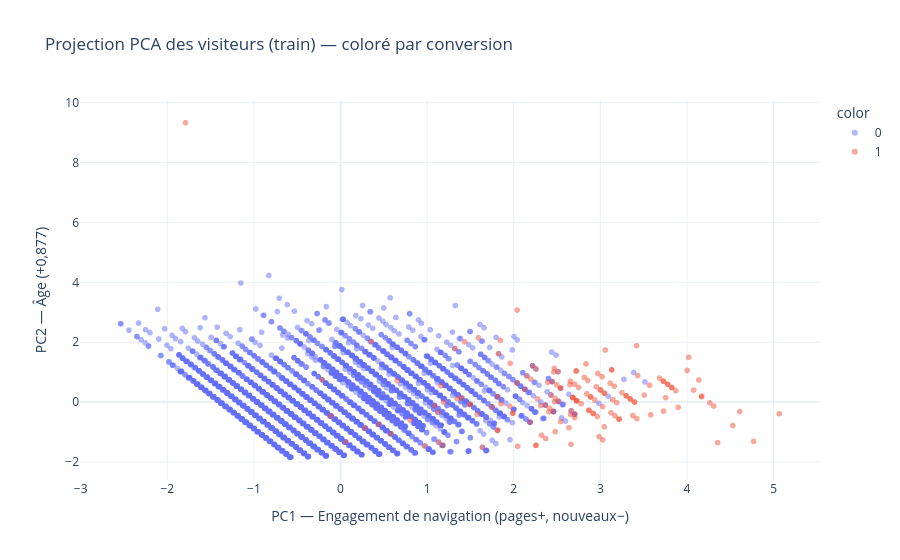

The cell this chart's notebook holds for it:
### Markdown cell above
## Partie 1bis : Segmentation et réduction de dimension

Objectif : vérifier si les visiteurs se regroupent en profils naturels, et réduire la dimension des features encodées pour la visualisation.

**Attention** : Tout est fait **sur `X_train` uniquement** pour éviter tout data leakage.
Les clusters ne sont pas utilisés comme feature dans le modèle supervisé final ;
ils servent à l'analyse exploratoire et aux recommandations.

### Code cell
from sklearn.decomposition import PCA
# PCA / ACP : : Analyse en Composantes Principales pour réduction dimensionnalité

# On ajuste le préprocesseur sur le train uniquement
X_train_proc = preprocessor.fit_transform(X_train)
feature_names = preprocessor.get_feature_names_out()

# PCA : réduction de dimension pour visualisation
pca = PCA(n_components=2, random_state=42)
X_train_pca = pca.fit_transform(X_train_proc)

print("Variance expliquée :")
for i, v in enumerate(pca.explained_variance_ratio_):
    print(f"  PC{i+1} : {v:.3f}")
print(f"  Cumulé : {pca.explained_variance_ratio_.sum():.3f}")

# Contributions des features aux deux axes
pca_df = pd.DataFrame(
    pca.components_.T,
    index=feature_names,
    columns=["PC1", "PC2"]
)
display(pca_df.round(3))

# Nuage 2D coloré par conversion
pca_visu = pd.DataFrame(X_train_pca, columns=["PC1", "PC2"])
pca_visu["converted"] = Y_train.values

fig_pca = px.scatter(
    pca_visu.sample(5000, random_state=42),
    x="PC1", y="PC2", color=pca_visu["converted"].astype(str).sample(5000, random_state=42),
    title="Projection PCA des visiteurs (train) — coloré par conversion",
    opacity=0.5,
)
fig_pca.update_xaxes(title_text="PC1 — Engagement de navigation (pages+, nouveaux−)")
fig_pca.update_yaxes(title_text="PC2 — Âge (+0,877)")
fig_pca.show()

### Figure 1 — Plotly figure (JSON) as saved in the notebook; plotly's stock layout.template omitted (floating-point values rounded to 4 significant figures; data arrays with more than 128 entries replaced by an {"elided": "..."} marker saying what was removed)
{"data": [{"hovertemplate": "color=0<br>PC1=%{x}<br>PC2=%{y}<extra></extra>", "legendgroup": "0", "marker": {"color": "#636efa", "opacity": 0.5, "symbol": "circle"}, "mode": "markers", "name": "0", "showlegend": true, "type": "scattergl", "x": {"elided": "4839 float values"}, "xaxis": "x", "y": {"elided": "4839 float values"}, "yaxis": "y"}, {"hovertemplate": "color=1<br>PC1=%{x}<br>PC2=%{y}<extra></extra>", "legendgroup": "1", "marker": {"color": "#EF553B", "opacity": 0.5, "symbol": "circle"}, "mode": "markers", "name": "1", "showlegend": true, "type": "scattergl", "x": {"elided": "161 float values"}, "xaxis": "x", "y": {"elided": "161 float values"}, "yaxis": "y"}], "layout": {"legend": {"title": {"text": "color"}, "tracegroupgap": 0}, "title": {"text": "Projection PCA des visiteurs (train) — coloré par conversion"}, "xaxis": {"anchor": "y", "domain": [0, 1], "title": {"text": "PC1 — Engagement de navigation (pages+, nouveaux−)"}}, "yaxis": {"anchor": "x", "domain": [0, 1], "title": {"text": "PC2 — Âge (+0,877)"}}}}
